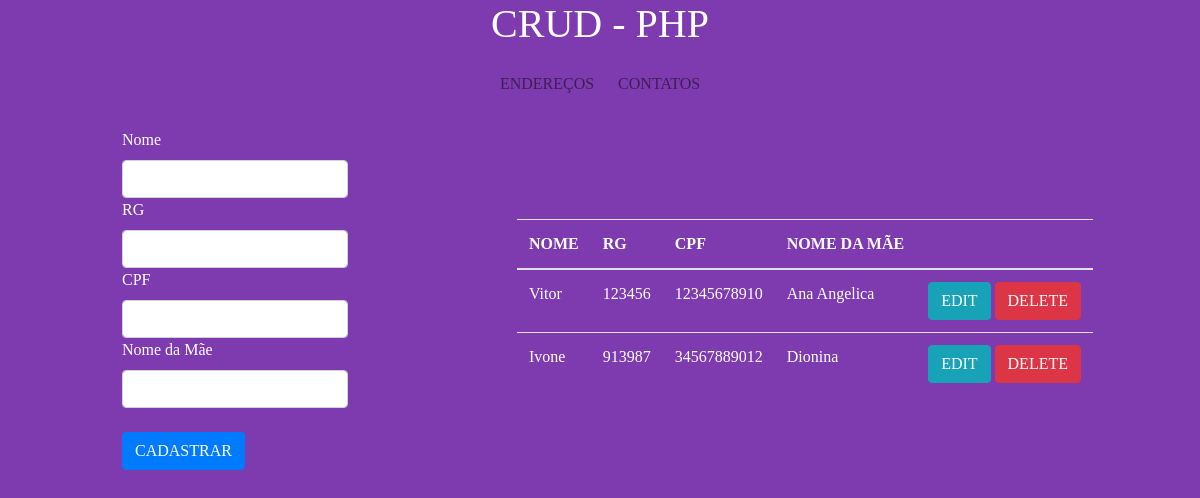
The page / on the database its author committed.
### tables this page shows
CREATE TABLE `tb_pessoas` (
  `id_pessoa` int(11) NOT NULL,
  `nome` text NOT NULL,
  `rg` varchar(20) NOT NULL,
  `cpf` varchar(11) NOT NULL,
  `nome_mae` text
);

### processPessoa.php (called while the page is built, shortened)
<?php
	$edit = false;
	$nome = '';
	$rg = '';
	$cpf = '';
	$mae = '';

### index.php (the view, shortened to what this page needs)
<!DOCTYPE html>
<html lang="pt-br">
<head>
	<link rel="stylesheet" href="https://stackpath.bootstrapcdn.com/bootstrap/4.3.1/css/bootstrap.min.css">
	<link rel="stylesheet" type="text/css" href="style.css">
</head>
<body>
	<?php require_once 'processPessoa.php'; ?>
	<?php
		$mysqli = new mysqli('localhost', 'root', '123456', 'dbphp') or die(mysqli_error($mysqli));
		$tablePessoas = $mysqli->query("SELECT * FROM tb_pessoas") or die($mysqli->error);
	?>
	<h1>CRUD - PHP</h1>
	<nav class="navbar navbar-light">
		<ul class="navbar-nav flex-row">
			<li class="nav-item">
				<a href="endereco.php" class="nav-link mr-4">ENDEREÇOS</a>
			</li>
			<li class="nav-item">
				<a href="contato.php" class="nav-link">CONTATOS</a>
			</li>
		</ul>
	</nav>
	<div class="container">
		<div class="row d-flex justify-content-around align-items-center mt-3">
			<form action="processPessoa.php" method="POST">
				<div class="form-group">
					<label>Nome</label>
					<input type="text" class="form-control" name="campoNome" value="<?php echo $nome; ?>">
					<label>RG</label>
					<input type="text" class="form-control" name="campoRg" value="<?php echo $rg; ?>">
					<label>CPF</label>
					<input type="number" class="form-control" name="campoCpf" value="<?php echo $cpf; ?>">
					<label>Nome da Mãe</label>
					<input type="text" class="form-control" name="campoMae" value="<?php echo $mae; ?>">
					<?php if ($edit == true) : ?>
							<button type="submit" class="btn btn-info mt-4" name="update">ALTERAR</button>
						<?php else: ?>
							<button type="submit" class="btn btn-primary mt-4" name="save">CADASTRAR</button>
					<?php endif; ?>
				</div>
			</form>
			<div class="row justify-content-center align-items-center mt-3">
				<table class="table">
					<thead>
						<tr>
							<th>NOME</th>
							<th>RG</th>
							<th>CPF</th>
							<th>NOME DA MÃE</th>
							<th colspan="2"></th>
						</tr>
					</thead>
					<?php while ($pessoa = $tablePessoas->fetch_assoc()): ?>
						<tr>
							<td><?php echo $pessoa['nome'] ?></td>
							<td><?php echo $pessoa['rg'] ?></td>
							<td><?php echo $pessoa['cpf'] ?></td>
							<td><?php echo $pessoa['nome_mae'] ?></td>
							<td>
								<a href="index.php?edit=<?php echo $pessoa['id_pessoa']; ?>"
									class="btn btn-info">EDIT</a>
								<a href="index.php?delete=<?php echo $pessoa['id_pessoa']; ?>"
									class="btn btn-danger">DELETE</a>
							</td>
						</tr>
					<?php endwhile ?>
				</table>
			</div>
		</div>
	</div>
</body>
</html>

### style.css (style rules this page uses)
body { display: flex; flex-direction: column; align-items: center; background-color: #7d3baf; font-family: "Segoe UI Black"; color: white; }
input[type=number] { -webkit-appearance: none; -moz-appearance:textfield; margin: 0; }
th, td { color: white; }

### rows shown on the page
tb_pessoas: nome "Vitor", rg "123456", cpf "12345678910", nome_mae "Ana Angelica"
tb_pessoas: nome "Ivone", rg "913987", cpf "34567889012", nome_mae "Dionina"
